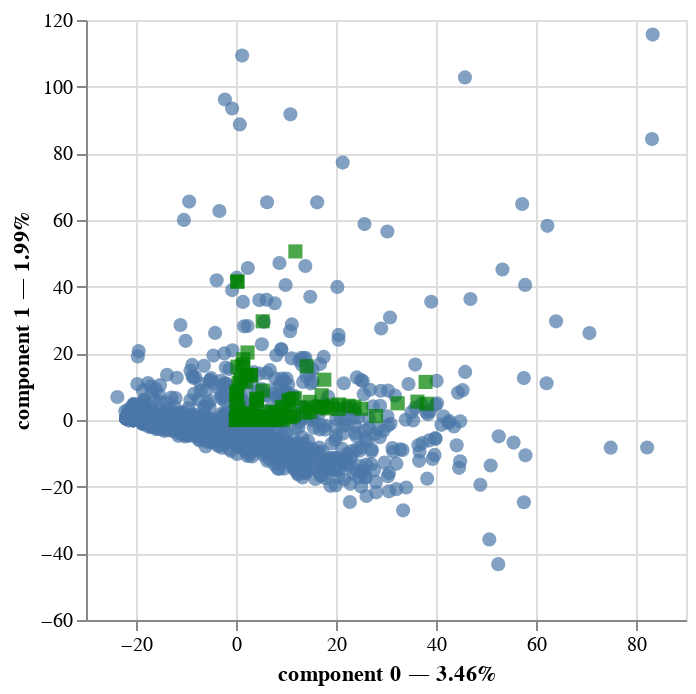

The cell this chart's notebook holds for it:
### Code cell
famd.plot(
    X,
    x_component=0,
    y_component=1
)

### Figure 1 — Vega-Lite specification as saved in the notebook (floating-point values rounded to 4 significant figures; data arrays with more than 128 entries replaced by an {"elided": "..."} marker saying what was removed)
{"config": {"view": {"continuousWidth": 300, "continuousHeight": 300}}, "layer": [{"mark": {"type": "circle", "size": 50}, "encoding": {"tooltip": [{"field": "index", "type": "quantitative"}, {"field": "component 0", "type": "quantitative"}, {"field": "component 1", "type": "quantitative"}], "x": {"axis": {"title": "component 0 — 3.46%"}, "field": "component 0", "scale": {"zero": false}, "type": "quantitative"}, "y": {"axis": {"title": "component 1 — 1.99%"}, "field": "component 1", "scale": {"zero": false}, "type": "quantitative"}}, "name": "view_1"}, {"data": {"name": "data-164bd055259f64e137b93bda4eb36f96"}, "mark": {"type": "square", "color": "green", "size": 50}, "encoding": {"tooltip": [{"field": "variable", "type": "nominal"}], "x": {"field": "component 0", "scale": {"zero": false}, "type": "quantitative"}, "y": {"field": "component 1", "scale": {"zero": false}, "type": "quantitative"}}}], "data": {"name": "data-c26fd04969ce78f3dacc24b6ddcf699d"}, "params": [{"name": "param_1", "select": {"type": "interval", "encodings": ["x", "y"]}, "bind": "scales", "views": ["view_1"]}], "$schema": "https://vega.github.io/schema/vega-lite/v5.14.1.json", "datasets": {"data-c26fd04969ce78f3dacc24b6ddcf699d": {"elided": "1249 records"}, "data-164bd055259f64e137b93bda4eb36f96": [{"variable": "서울박60", "component 0": 4.241, "component 1": 5.73}, {"variable": "경기박60", "component 0": 0.181, "component 1": 8.116}, {"variable": "인천박60", "component 0": 0.2209, "component 1": 7.691}, {"variable": "강원박60", "component 0": 6.64, "component 1": 2.498}, {"variable": "대전박60", "component 0": 0.6887, "component 1": 0.4967}, {"variable": "충북박60", "component 0": 0.04476, "component 1": 7.382}, {"variable": "충남박60", "component 0": 0.3784, "component 1": 2.758}, {"variable": "세종박60", "component 0": 0.03211, "component 1": 0.2834}, {"variable": "경북박60", "component 0": 4.556, "component 1": 0.7902}, {"variable": "경남박60", "component 0": 2.666, "component 1": 1.344}, {"variable": "대구박60", "component 0": 5.054, "component 1": 0.1327}, {"variable": "울산박60", "component 0": 4.297, "component 1": 0.002412}, {"variable": "부산박60", "component 0": 18.12, "component 1": 3.479}, {"variable": "광주박60", "component 0": 7.848, "component 1": 0.01022}, {"variable": "전북박60", "component 0": 1.803, "component 1": 0.143}, {"variable": "전남박60", "component 0": 10.25, "component 1": 1.057}, {"variable": "제주박60", "component 0": 13.93, "component 1": 2.14}, {"variable": "서울일61", "component 0": 4.053, "component 1": 6.222}, {"variable": "경기일61", "component 0": 0.5092, "component 1": 11.05}, {"variable": "인천일61", "component 0": 0.8575, "component 1": 12.01}, {"variable": "강원일61", "component 0": 9.215, "component 1": 3.944}, {"variable": "대전일61", "component 0": 1.03, "component 1": 0.8133}, {"variable": "충북일61", "component 0": 0.1082, "component 1": 8.525}, {"variable": "충남일61", "component 0": 0.4878, "component 1": 3.768}, {"variable": "세종일61", "component 0": 0.03024, "component 1": 0.5934}, {"variable": "경북일61", "component 0": 6.007, "component 1": 1.126}, {"variable": "경남일61", "component 0": 2.811, "component 1": 1.387}, {"variable": "대구일61", "component 0": 6.147, "component 1": 0.1282}, {"variable": "울산일61", "component 0": 6.092, "component 1": 0.005311}, {"variable": "부산일61", "component 0": 22.48, "component 1": 4.274}, {"variable": "광주일61", "component 0": 9.473, "component 1": 0.008219}, {"variable": "전북일61", "component 0": 2.559, "component 1": 0.309}, {"variable": "전남일61", "component 0": 11.59, "component 1": 1.425}, {"variable": "제주일61", "component 0": 14.82, "component 1": 2.467}, {"variable": "KWON1", "component 0": 0.283, "component 1": 41.52}, {"variable": "KWON2", "component 0": 2.228, "component 1": 13.57}, {"variable": "KWON3", "component 0": 2.969, "component 1": 13.4}, {"variable": "KWON4", "component 0": 10.55, "component 1": 5.824}, {"variable": "KWON5", "component 0": 5.339, "component 1": 29.62}, {"variable": "KWON6", "component 0": 38.14, "component 1": 4.873}, {"variable": "KWON7", "component 0": 23.66, "component 1": 3.987}, {"variable": "KWON8", "component 0": 16.83, "component 1": 3.913}, {"variable": "Q11A$01", "component 0": 1.058, "component 1": 0.02749}, {"variable": "Q11A$02", "component 0": 0.9875, "component 1": 0.6864}, {"variable": "Q11A$03", "component 0": 3.293, "component 1": 1.564}, {"variable": "Q11A$04", "component 0": 2.0, "component 1": 0.05363}, {"variable": "Q11A$05", "component 0": 2.285, "component 1": 1.096}, {"variable": "Q11A$06", "component 0": 0.0158, "component 1": 0.08293}, {"variable": "Q11A$07", "component 0": 0.14, "component 1": 0.1137}, {"variable": "Q11A$08", "component 0": 4.851, "component 1": 0.7542}, {"variable": "Q11A$09", "component 0": 9.344, "component 1": 3.606}, {"variable": "Q11A$10", "component 0": 0.004816, "component 1": 5.484}, {"variable": "Q11A$11", "component 0": 1.201e-30, "component 1": 4.992e-32}, {"variable": "Q11A$12", "component 0": 0.3006, "component 1": 16.0}, {"variable": "Q11A$13", "component 0": 0.005353, "component 1": 0.08253}, {"variable": "Q11A$14", "component 0": 1.229, "component 1": 0.005382}, {"variable": "Q11A$98", "component 0": 0.00948, "component 1": 0.7274}, {"variable": "Q11_1a01t", "component 0": 11.88, "component 1": 50.57}, {"variable": "Q11_1a02t", "component 0": 1.402, "component 1": 15.96}, {"variable": "Q11_1a03t", "component 0": 2.037, "component 1": 11.53}, {"variable": "Q11_1a04t", "component 0": 11.77, "component 1": 6.529}, {"variable": "Q11_1a05t", "component 0": 4.197, "component 1": 6.464}, {"variable": "Q11_1a06t", "component 0": 2.306, "component 1": 20.25}, {"variable": "Q11_1a07t", "component 0": 0.9495, "component 1": 12.13}, {"variable": "Q11_1a08t", "component 0": 0.04162, "component 1": 0.1812}, {"variable": "Q11_1a09t", "component 0": 8.866, "component 1": 2.401}, {"variable": "Q11_1a10t", "component 0": 2.558, "component 1": 2.079}, {"variable": "Q11_1a11t", "component 0": 7.722, "component 1": 2.398}, {"variable": "Q11_1a12t", "component 0": 5.844, "component 1": 0.2943}, {"variable": "Q11_1a13t", "component 0": 37.92, "component 1": 11.42}, {"variable": "Q11_1a14t", "component 0": 11.14, "component 1": 6.329}, {"variable": "Q11_1a15t", "component 0": 5.364, "component 1": 8.835}, {"variable": "Q11_1a16t", "component 0": 14.12, "component 1": 16.11}, {"variable": "Q11_1a17t", "component 0": 17.12, "component 1": 7.42}, {"variable": "Q3B1", "component 0": 7.392, "component 1": 1.924}, {"variable": "Q3B2", "component 0": 17.59, "component 1": 3.874}, {"variable": "Q3B3", "component 0": 14.03, "component 1": 3.721}, {"variable": "Q4A01", "component 0": 8.308, "component 1": 0.3875}, {"variable": "Q4A02", "component 0": 0.075, "component 1": 0.03408}, {"variable": "Q4A03", "component 0": 28.02, "component 1": 1.195}, {"variable": "Q4A04", "component 0": 32.34, "component 1": 5.006}, {"variable": "Q4A05", "component 0": 20.62, "component 1": 4.663}, {"variable": "Q4A06", "component 0": 25.05, "component 1": 3.375}, {"variable": "Q4A07", "component 0": 2.086, "component 1": 1.794}, {"variable": "Q4A08", "component 0": 1.447, "component 1": 1.367}, {"variable": "Q4A09", "component 0": 0.01054, "component 1": 0.04597}, {"variable": "Q4A10", "component 0": 4.615, "component 1": 0.08924}, {"variable": "Q4A11", "component 0": 10.99, "component 1": 1.991}, {"variable": "Q4A12", "component 0": 1.66, "component 1": 0.8825}, {"variable": "Q4A13", "component 0": 3.806, "component 1": 0.009304}, {"variable": "Q4A14", "component 0": 0.01895, "component 1": 0.005209}, {"variable": "Q4A15", "component 0": 0.001241, "component 1": 0.02335}, {"variable": "Q4A16", "component 0": 0.001241, "component 1": 0.02335}, {"variable": "Q4A17", "component 0": 0.2224, "component 1": 2.01}, {"variable": "Q4B1", "component 0": 17.67, "component 1": 12.08}, {"variable": "Q4B2", "component 0": 20.53, "component 1": 3.304}, {"variable": "Q4B3", "component 0": 19.3, "component 1": 4.357}, {"variable": "Q5A01", "component 0": 0.283, "component 1": 41.52}, {"variable": "Q5A02", "component 0": 2.228, "component 1": 13.57}, {"variable": "Q5A03", "component 0": 2.969, "component 1": 13.4}, {"variable": "Q5A04", "component 0": 10.55, "component 1": 5.824}, {"variable": "Q5A05", "component 0": 3.99, "component 1": 4.89}, {"variable": "Q5A06", "component 0": 1.271, "component 1": 16.66}, {"variable": "Q5A07", "component 0": 1.479, "component 1": 18.23}, {"variable": "Q5A08", "component 0": 0.0252, "component 1": 0.7604}, {"variable": "Q5A09", "component 0": 8.801, "component 1": 1.825}, {"variable": "Q5A10", "component 0": 2.38, "component 1": 0.984}, {"variable": "Q5A11", "component 0": 7.532, "component 1": 0.1973}, {"variable": "Q5A12", "component 0": 7.183, "component 1": 0.04797}, {"variable": "Q5A13", "component 0": 36.29, "component 1": 5.506}, {"variable": "Q5A14", "component 0": 10.98, "component 1": 0.8258}, {"variable": "Q5A15", "component 0": 4.576, "component 1": 1.216}, {"variable": "Q5A16", "component 0": 14.73, "component 1": 5.443}, {"variable": "Q5A17", "component 0": 16.83, "component 1": 3.913}]}}
